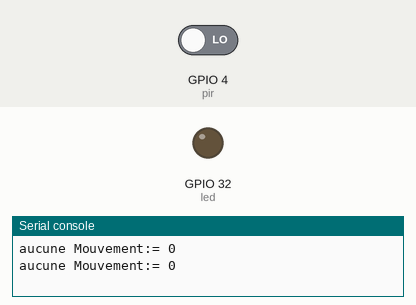
Recording of a program running on a simulated ESP32 board running MicroPython. On the bench: output pins drawn as LEDs (lit = HIGH), the last lines printed to the serial console. Inputs (shaded band) come from the test bench; at power-on: GPIO 4 (pir) LOW.

Above: at 1.2 s.
1.3 s: GPIO 4 (pir) driven HIGH
At 2.7 s:
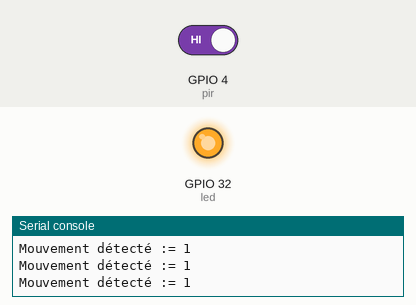
3.5 s: GPIO 4 (pir) driven LOW
At 3.8 s:
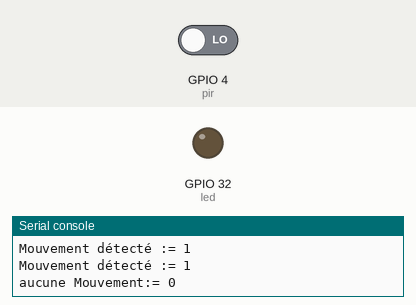
Timing chart, 0 to 6.5 s (numbered marks = the images above; inputs shaded):
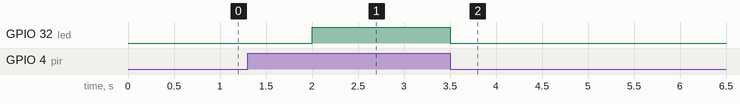

Measured:
- after the input at 1.3 s, GPIO 32 (led): LOW → HIGH after 0.70 s
- after the input at 3.5 s, GPIO 32 (led): HIGH → LOW at once

The program:

pir.py
```python
from machine import Pin
from time import sleep

led = Pin(32, Pin.OUT) # Broche de la LED
pir = Pin(4, Pin.IN) # Broche du capteur PIR

while True:
    pirval=pir.value()
    if pirval==1:
        print('Mouvement détecté :=',pirval)
        led.value(1) # Allume la LED
    else:
        led.value(0) # Eteint la LED
        print('aucune Mouvement:=',pirval)
        sleep(1)
```
